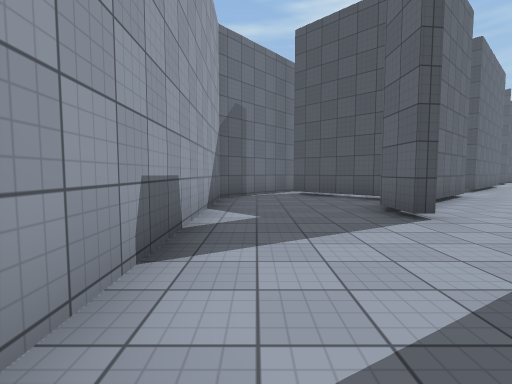
view 1 (above)

22 first-person views from a walk through a scene from a Unity 3-D project. The camera is 1.3 m above the floor, tilts 4° down and sees 85° across. The floor is counted in squares, 2 m on a side. Each view is taken from the middle of a square. On the plan, view 1 faces up. The plan holds only what a view shows up to about 9 squares ahead; the rest is blank. The place goes on beyond the plan. The player is left out. Surface patterns are stand-ins for the level's own textures.

view 2
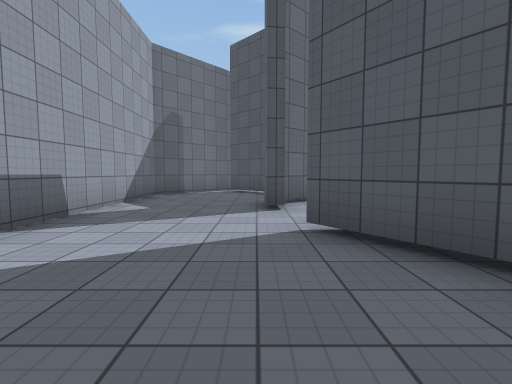

view 3
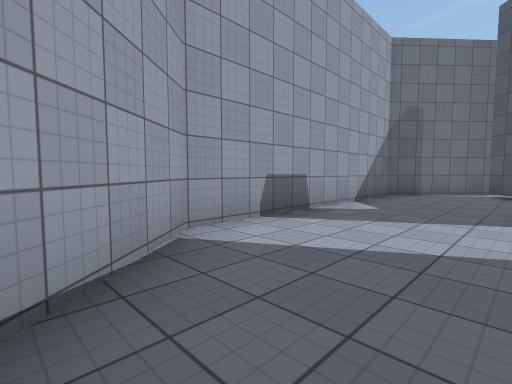

view 4
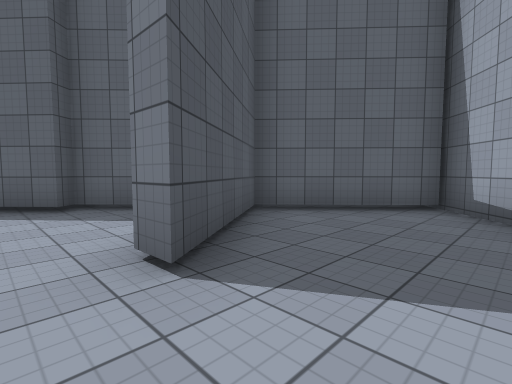

view 5
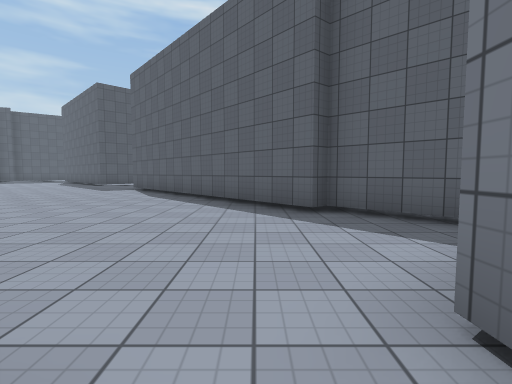

view 6
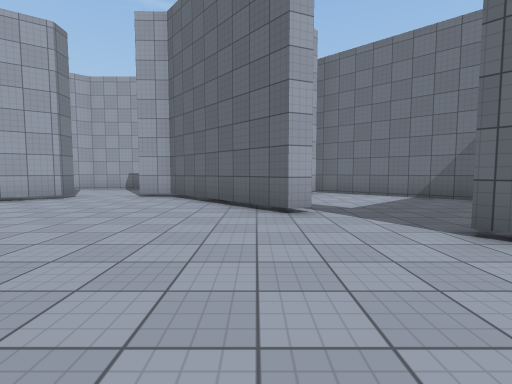

view 7
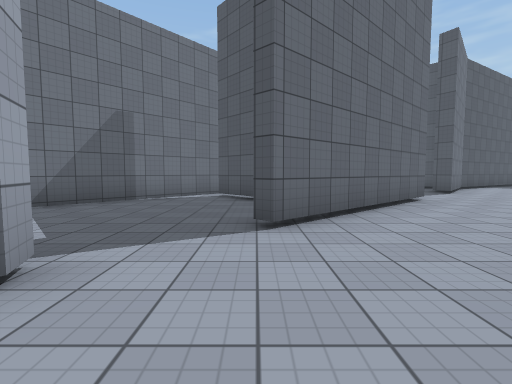

view 8
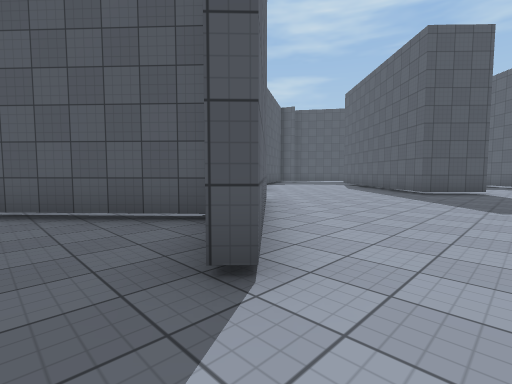

view 9
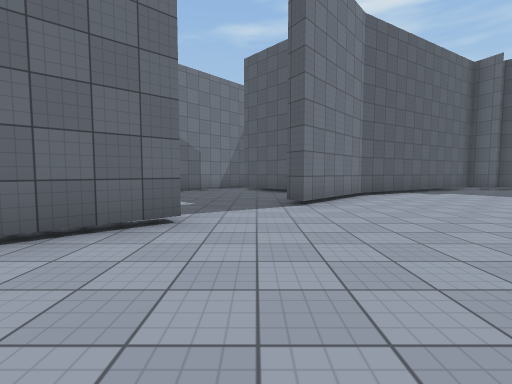

view 10
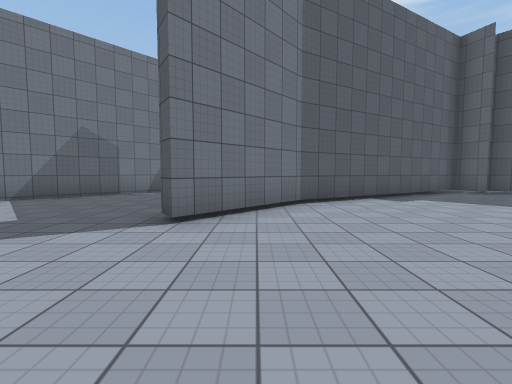

view 11
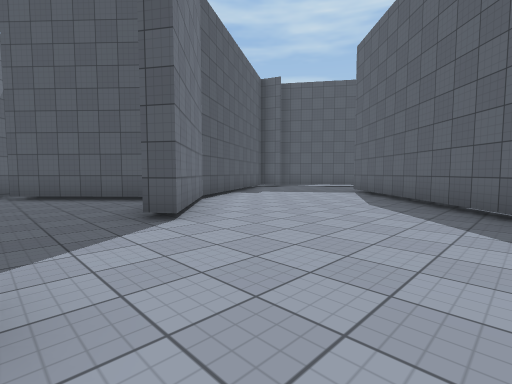

view 12
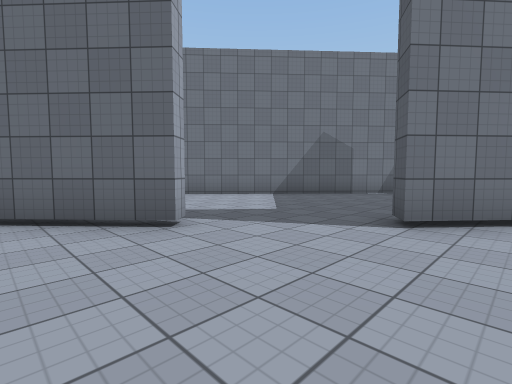

view 13
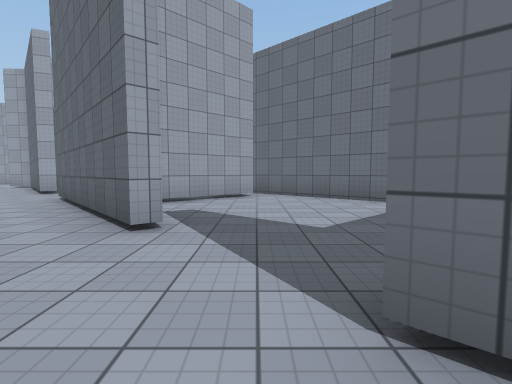

view 14
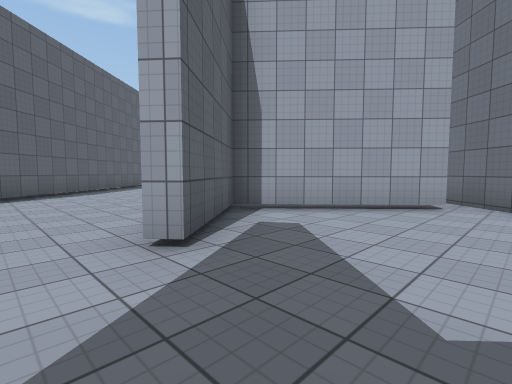

view 15
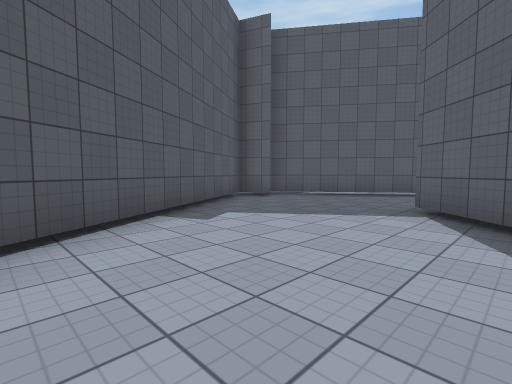

view 16
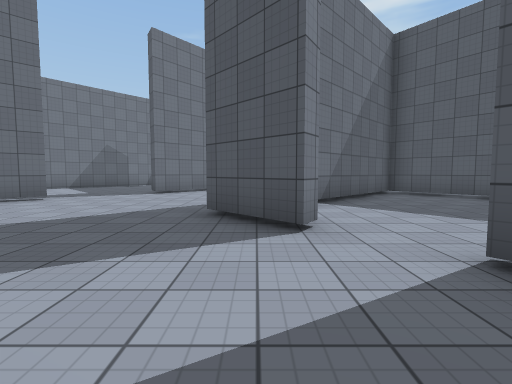

view 17
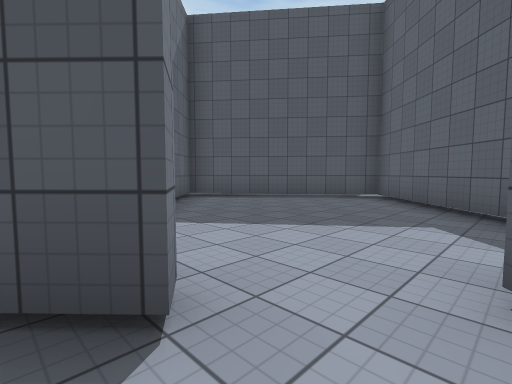

view 18
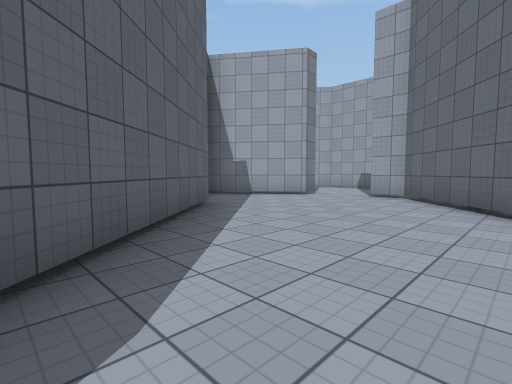

view 19
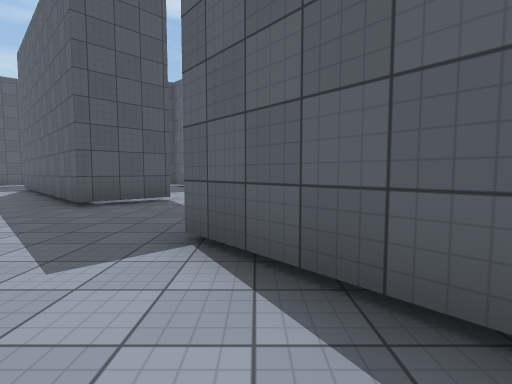

view 20
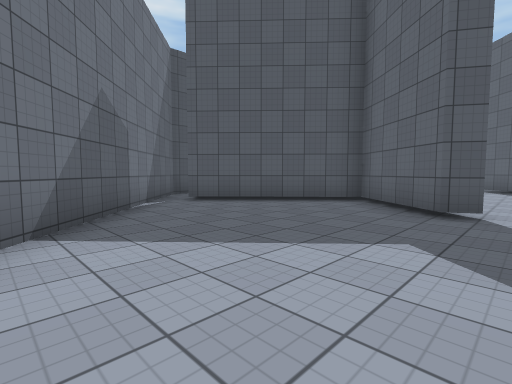

view 21
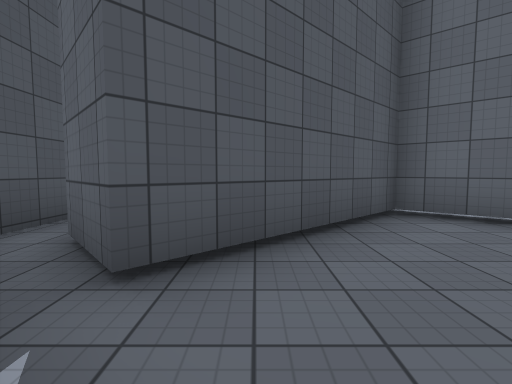

view 22
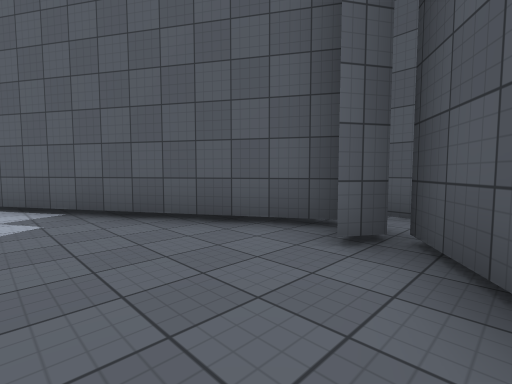

### Floor plan
Points are (right, up) in squares from view 1. A wall is a line through its corners. A room is listed if a view was taken in it or the views show most of it. See-through windows are left out.
Room 1 (views 1, 2, 3, 4, 5)
walls: (2.5, 3.9) (2.2, 3.8) (2.2, 4.9); (3, 6.6) (1.1, 8.5); (2.1, -2.7) (4.5, -0.5) (2.6, 2.2) (3.1, 2.2); (1.4, 9.7) (-0.9, 7.1) (-0.8, 0.7) (2.3, -2.9)
ways out: opening at (3, 3) to room 2; opening at (2, 9) to room 4
Room 2 (views 6, 7, 8, 9, 10, 11, 12, 13, 15, 16, 17, 18, 19, 22)
walls: (11.1, 12.7) (7.2, 9.2) (6.9, 9.5); (16.8, 9.4) (16.5, 9) (15.2, 10.3) (20.2, 15.5); (5.5, 7.7) (2.5, 4.9) (2.5, 3.9); (5.4, 8) (5.7, 7.4); (20.8, 19.2) (20.4, 20.1) (14.9, 16.8) (12.9, 14.5); (22.5, 18) (21.2, 19.8); (3.1, 2.2) (4.9, -0.3) (6.8, 1.7) (6.5, 2.1) (12.7, 7.7)
ways out: opening at (3, 3) to room 1; opening at (12, 14) to room 3; opening at (5.5, 8.5) to room 4; opening at (17.5, 9) to room 5
Room 3 (views 14, 20, 21)
walls: (12.9, 14.5) (12.7, 14.9) (14.3, 16.8) (11.5, 19.8); (6.2, 14) (8.7, 11.2) (10.8, 12.9); (11.3, 20.7) (5.4, 14.1)
ways out: opening at (12, 14) to room 2
Room 4 (no view inside)
walls: (8.2, 11.1) (6, 13.6); (5.4, 14.1) (1.4, 9.7)
ways out: opening at (2, 9) to room 1; opening at (5.5, 8.5) to room 2
Room 5 (no view inside)
walls: (20.7, 8.2) (22.5, 10); (22.6, 11.7) (20.2, 14.7) (17.3, 11.8)
ways out: opening at (17.5, 9) to room 2

Positions as (right, up) in squares from view 1, and headings:
1: (0, 0), facing up
2: (2, -1), facing up
3: (2, -1), facing up-left
4: (1, 3), facing down-right
5: (2, 3), facing right
6: (10, 7), facing left
7: (7, 6), facing up
8: (6, 8), facing up-right
9: (12, 9), facing up
10: (14, 11), facing up
11: (11, 11), facing up-right
12: (14, 11), facing up-left
13: (14, 14), facing left
14: (12, 15), facing down-left
15: (15, 14), facing up-right
16: (16, 6), facing up
17: (16, 8), facing up-right
18: (10, 7), facing down-left
19: (10, 7), facing right
20: (8, 14), facing up-right
21: (10, 19), facing right
22: (22, 17), facing up-left
